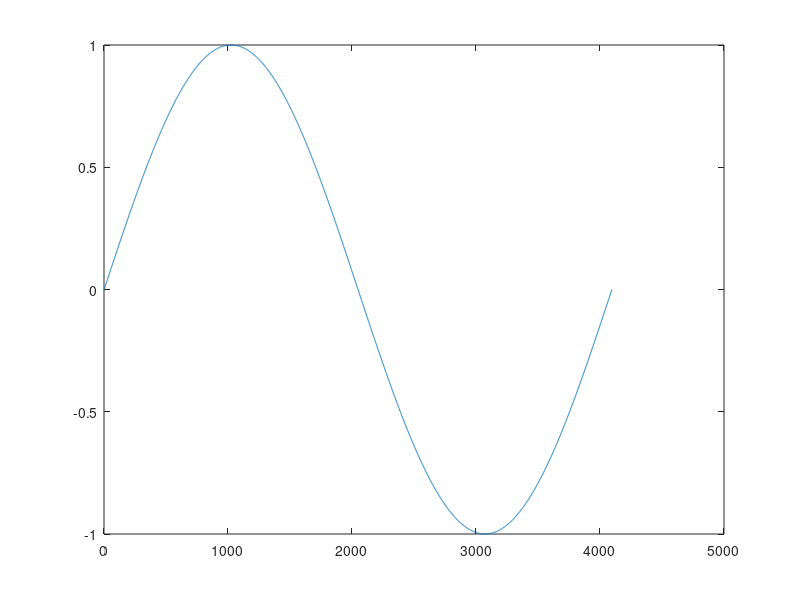
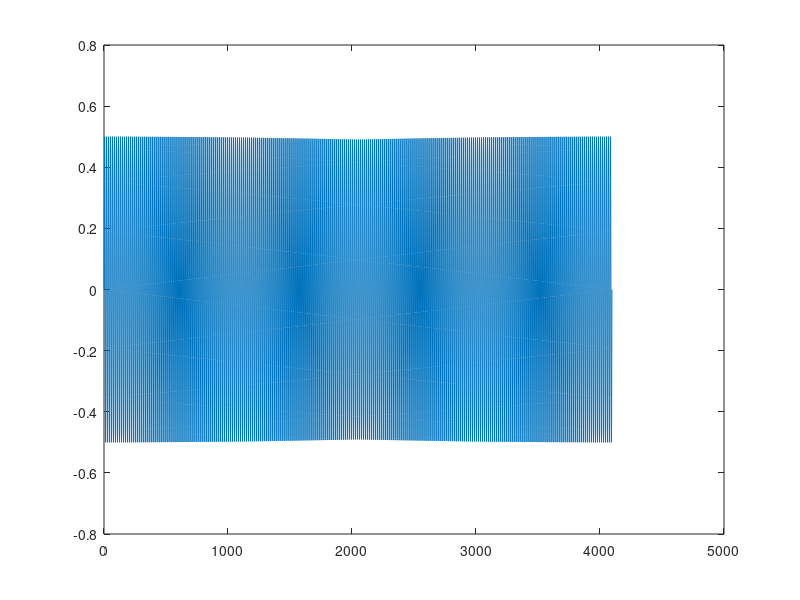
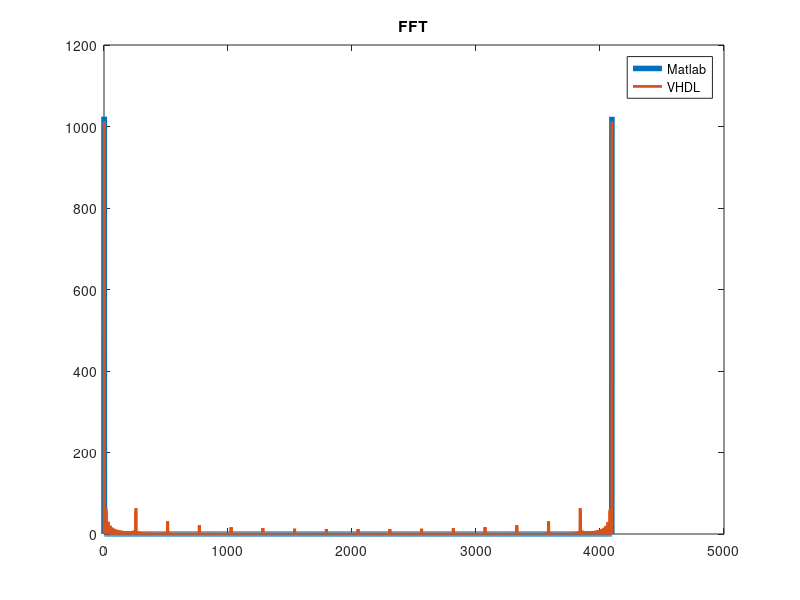
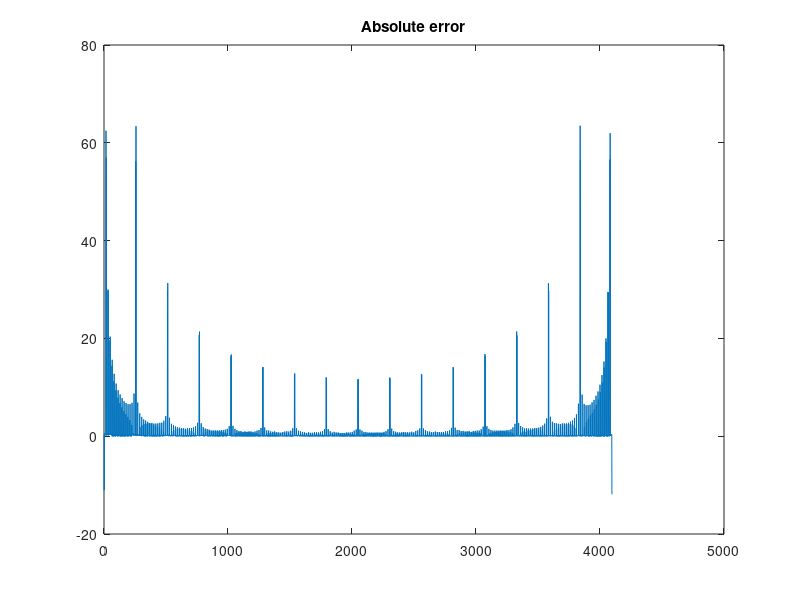

The MATLAB script that drew these images, in order: (Note: this script raises an error after producing the figures.)
%%
clear all
close all
clc

N = 4096;
P = 1;
N0 = 16;
% number of samples to filter
n=0:1:2*N-1;

% normalized pulsations of the two sinusoids
% that make up the input signal
wpb=2*pi/(N-1);  % 1/N of the sampling rate Fs
  
% input signal
x=sin(wpb*n);

figure()

plot(x(1:N))
% normalize x so that I can represent it in
% format s0.14
xmax=max(abs(x)); 
x=x/(2*xmax);  
for k = 1:N/(N0*P)
    for i = 1:P 
        for j = 1:N0
%             i + (j-1)*N/(N0) + (k-1)*P
            x1(j + (i-1)*N0 + (k-1)*N0*P) = x(i + (j-1)*N/(N0) + (k-1)*P);
        end
    end
end

% x1 = zeros(N);
% saves the input data
dlmwrite('x_data.txt', x1, '\n');
figure()
plot(x1)

%% Results plot
clear yvi
clear yvr
clear yv_load
clear yv_mag1
clear yv_mag
clear xFFT
clear X
clear Y
% % close all
clc

xFFT = fft(x(1:N));
xFFT_mag =abs(xFFT)';

yv_load = importdata("yv_data.txt");
yvr = yv_load(:,1);
yvi = yv_load(:,2);
yv_mag = abs(yvr + yvi.*1i);

figure()
plot(xFFT_mag,'LineWidth',4)
title('FFT')
hold on
plot(yv_mag(1:N),'LineWidth',2)

legend('Matlab','VHDL')
hold off

% figure()
% plot(xFFT_mag/max(xFFT_mag),'LineWidth',3)
% title('FFT (normalized)')
% hold on
% plot(yv_mag(1:N)/max(yv_mag),'LineWidth',2)

legend('Matlab','VHDL')
hold off
%% error evaluation
clear err
clear rel
close all
err = yv_mag - xFFT_mag;
rel = abs(err)/max(yv_mag);

B = ceil(log2(N))+1;
F = 16-B;
bit_err=2^-F;
expected_err = sqrt(2)*bit_err;
msr = sum(err.^2)/N;

figure()
plot(err)
title('Absolute error')
yline(expected_err,'--r')
yline(-expected_err,'--r')

mape = sum(rel)/N;
expected_rel = expected_err/max(xFFT_mag);
err(abs(err)<expected_err) = 0;
figure()
plot(rel)
title('Relative error')
yline(expected_rel,'--r')


%% first stage results plot
% clear yvi
% clear yvr
% clear yv_load
% clear yv_mag1
% clear yv_mag
% clear xFFT
% clear X
% clear Y
% clc
% 
% for i=1:N0:N
%     xFFT(i:i+N0-1) = fft(x1(i:i+N0-1),16);
% end
% 
% yv_load = importdata("yv_data.txt");
% yvr = yv_load(:,1);
% yvi = yv_load(:,2);
% yv_mag = abs(yvr + yvi.*1i);
% 
% 
% figure()
% plot(abs(xFFT(1:N)),'LineWidth',2)
% title('Signal Spectrum')
% hold on
% plot(yv_mag(1+16:N+16),'LineWidth',2)
% 
% legend('Matlab','VHDL')
% hold off

%% prove
% X= abs(xFFT)/(2*N);
% X = X(1:N);
% X(2:end-1) = 2*X(2:end-1);
% 
% fs = Fs*(1:N)/N;
% 
% figure()
% plot(fs,X,'LineWidth',2)
% title('Signal Spectrum')
% hold on
% Y = yv_mag;
% Y(2:end-1) = 2*Y(2:end-1);
% plot(fs,Y,'LineWidth',2)
